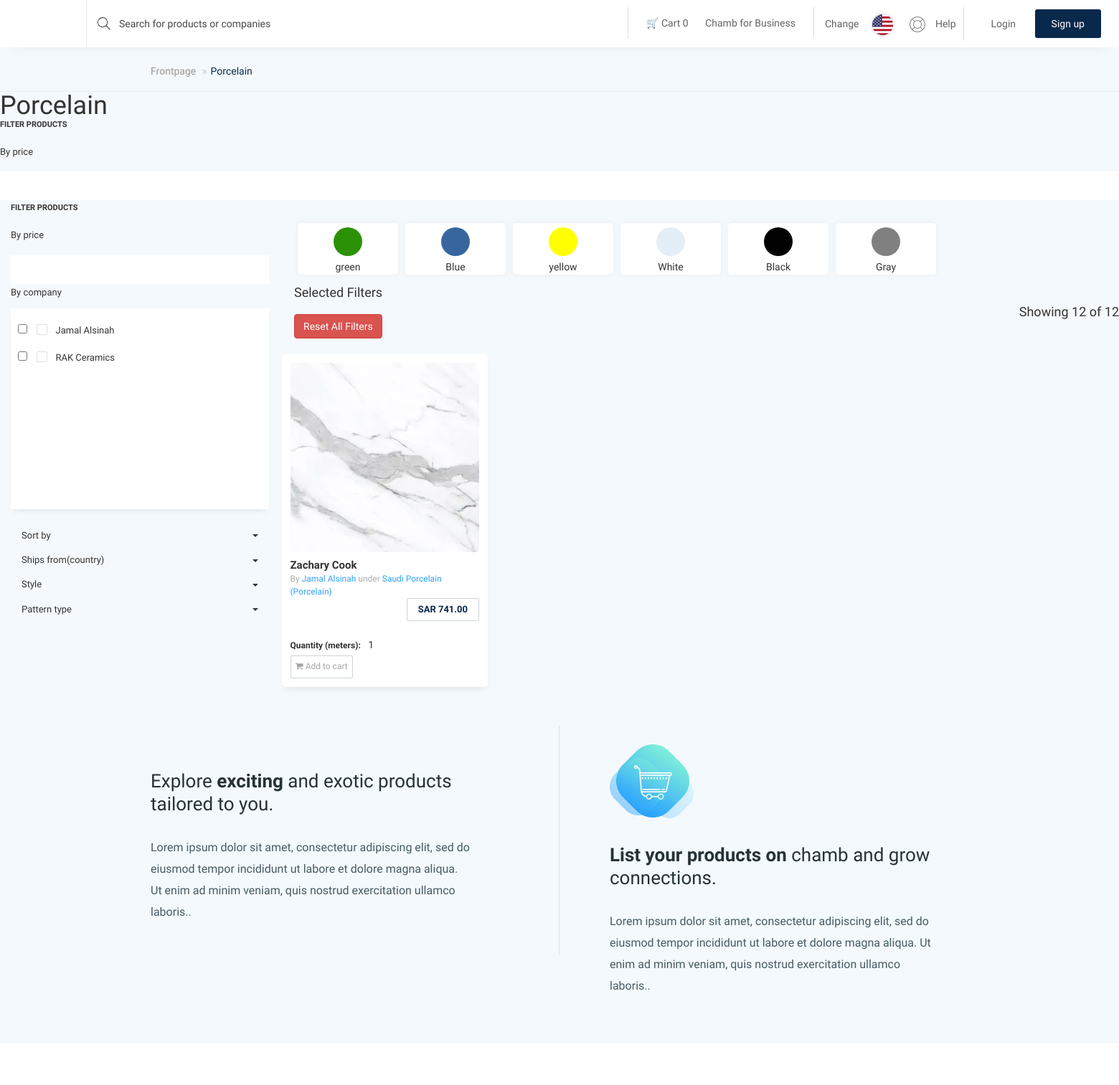
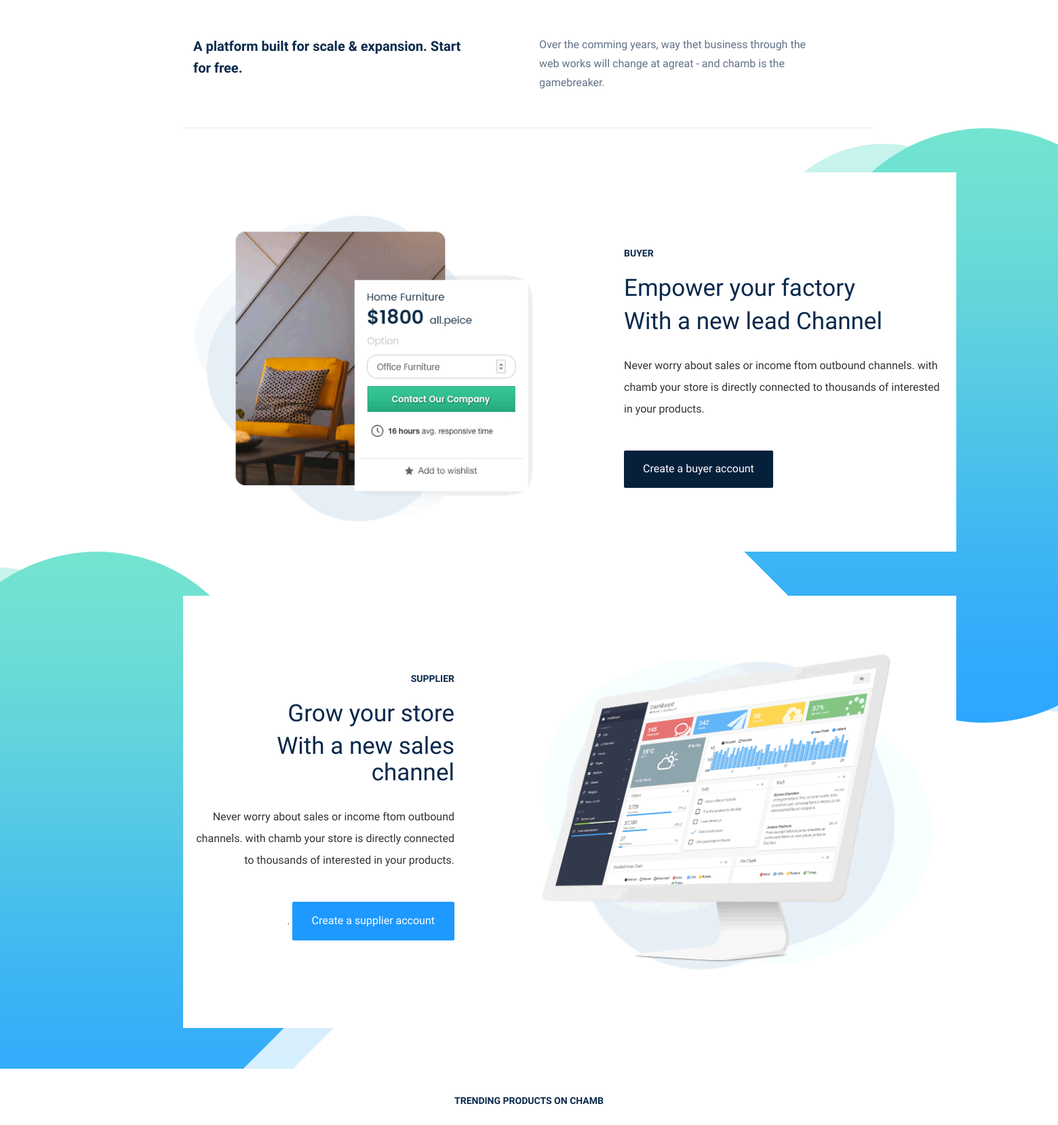
The app's page /category/porcelain/ (upper part) with its own data (2 pictures, top to bottom).
### app/models.py (models this page shows, shortened)
class Category(models.Model):
    name = models.CharField(max_length=100)
    image = models.ImageField(upload_to='categories/', blank=True, null=True)
    description = models.TextField(blank=True, null=True)
    slug = models.SlugField(max_length=100, unique=True, blank=True)
    created_at = models.DateTimeField(auto_now_add=True)
    status = models.BooleanField(default=True)
    def __str__(self):
        return self.name

class Factory(models.Model):
    name = models.CharField(max_length=100)
    image = models.ImageField(upload_to='factories/', blank=True, null=True)
    slug = models.SlugField(max_length=100, unique=True, blank=True)
    created_at = models.DateTimeField(auto_now_add=True)
    status = models.BooleanField(default=True)

class Color(models.Model):
    name = models.CharField(max_length=50)
    color_code = models.CharField(max_length=50)

class Product(models.Model):
    name = models.CharField(max_length=100)
    image = models.ImageField(upload_to='products/', blank=True, null=True, default='Decor_tiles_1.jpg')
    price = models.DecimalField(max_digits=10, decimal_places=2)
    discription = models.TextField(blank=True, null=True)
    type = models.ForeignKey(Type, on_delete=models.CASCADE, related_name='products')
    factory = models.ForeignKey(Factory, on_delete=models.SET_NULL, null=True)
    color = models.ForeignKey(Color, on_delete=models.SET_NULL, null=True)
    size = models.ForeignKey(Size, on_delete=models.SET_NULL, null=True)
    code = models.CharField(max_length=100, unique=True)
    texture = models.CharField(max_length=100)
    slug = models.SlugField(max_length=100, unique=True, blank=True)
    created_at = models.DateTimeField(auto_now_add=True)
    status = models.BooleanField(default=True)

class Type(models.Model):
    name = models.CharField(max_length=100)
    category = models.ForeignKey(Category, on_delete=models.CASCADE, related_name='types')
    description = models.TextField(blank=True, null=True)
    slug = models.SlugField(max_length=100, unique=True, blank=True)
    created_at = models.DateTimeField(auto_now_add=True)
    status = models.BooleanField(default=True)
    def __str__(self):
        return f"{self.name} ({self.category.name})"

### app/views.py (the view)
# urls.py: path("category/<str:slug>/", views.category, name="category"),
def category(request, slug):
    print(slug)
    categories = Category.objects.all()
    category = categories.get(slug=slug)
    types = Type.objects.filter(category=category)
    products = Product.objects.filter(type__in=types)
    colors = Color.objects.all()
    factorys = Factory.objects.all()
    context = {
        'categories': categories,
        'category': category,
        'subcategories': types,
        'products': products,
        'colors': colors,\
        'factorys': factorys
    }
    return render(request, 'app/category.html', context)

### cart/cart.py (called while the page is built)
def cart_total_quantity(request):
    return {
        "cart_total_quantity": request.session.get("cart_total_quantity", 0)
    }

### templates/app/category.html (shortened to what this page needs)
{% extends "base.html" %} {% load static %} {% block content %}
<div class="furniture-box">
  <div class="terms-title">
    <div class="container">
      <div class="row">
        <ol class="breadcrumb">
          <li><a href="#">Frontpage </a></li>
          <li class="active">{{ category }}</li>
        </ol>
      </div>
    </div>
  </div>
</div>
<div class="furniture-box main-cards-box">
  <div class="categories-container">
    <div class="row">
      <div class="furniture-main">
        <h1>{{ category }}</h1>
        <div class="furniture-left">
          <h3>Filter Products</h3>
          <div class="by-box">
            <h5>By price</h5>
            <p>
              <input type="text" id="amount" readonly style="" />
            </p>
          </div>
        </div>
        <div class="col-md-3 col-sm-4">
          <div class="furniture-left">
            <h3>Filter Products</h3>
            <div class="by-box">
              <h5>By price</h5>
              <p>
                <input type="text" id="amount" readonly style="" />
              </p>
            </div>
            <div class="by-com">
              <h5>By company</h5>
              <div class="list-b">
                <div id="boxscroll">
                  {% for factory in factorys %}
                  <div class="form-check">
                    <input
                      id="checkbox-{{ factory.id }}"
                      class="filled-in chk-col-blue factory-checkbox"
                      type="checkbox"
                      value="{{ factory.id }}"
                    />
                    <label for="checkbox-{{ factory.id }}"
                      >{{ factory.name }}</label
                    >
                  </div>
                  {% endfor %}
                </div>
              </div>
            </div>
            <div class="left-list-f">
              <div class="panel-group" id="accordion">
                <div class="panel panel-default">
                  <div class="panel-heading">
                    <h4
                      data-toggle="collapse"
                      data-parent="#accordion"
                      href="#collapse1"
                      class="panel-title expand"
                    >
                      <div class="right-arrow pull-right">
                        <span class="caret"></span>
                      </div>
                      <a href="#">Sort by</a>
                    </h4>
                  </div>
                </div>
                <div class="panel panel-default">
                  <div class="panel-heading">
                    <h4
                      data-toggle="collapse"
                      data-parent="#accordion"
                      href="#collapse2"
                      class="panel-title expand"
                    >
                      <div class="right-arrow pull-right">
                        <span class="caret"></span>
                      </div>
                      <a href="#">Ships from(country)</a>
                    </h4>
                  </div>
                </div>
                <div class="panel panel-default">
                  <div class="panel-heading">
                    <h4
                      data-toggle="collapse"
                      data-parent="#accordion"
                      href="#collapse3"
                      class="panel-title expand"
                    >
                      <div class="right-arrow pull-right">
                        <span class="caret"></span>
                      </div>
                      <a href="#">Style</a>
                    </h4>
                  </div>
                </div>
                <div class="panel panel-default">
                  <div class="panel-heading">
                    <h4
                      data-toggle="collapse"
                      data-parent="#accordion"
                      href="#collapse4"
                      class="panel-title expand"
                    >
                      <div class="right-arrow pull-right">
                        <span class="caret"></span>
                      </div>
                      <a href="#">Pattern type</a>
                    </h4>
                  </div>
                </div>
              </div>
            </div>
          </div>
        </div>
        <div class="col-md-9 col-sm-9">
          <div class="furniture-middle">
            <div class="colors-filter-row">
              {% for color in colors %}
              <button
                class="btn color-item"
                data-color-code="{{ color.color_code }}"
              >
                <div
                  class="color"
                  style="background-color: {{ color.color_code }};"
                ></div>
                <span>{{ color.name }}</span>
              </button>
              {% endfor %}
            </div>
            <div class="row top-filter-row">
              <div class="categories-top-filter-container">
                <div class="col first-col">
                  <div class="selected-filters">
                    <h4>Selected Filters</h4>
                    <div class="selected-filters-div" id="selected-filters-container">
                    </div>
                    <button id="reset-filters" class="btn btn-danger ">
                      Reset All Filters
                    </button>
                  </div>
                </div>
                <div class="col">
                  <h4>
                    <span>Showing</span> <span>12</span> <span>of</span>
                    <span>12</span>
                  </h4>
                </div>
              </div>
            </div>
            <div class="row cat-pd">
              {% for product in products %}
              <div class="col-md-3 col-sm-6 category-card-col">
                <div class="small-box-c">
                  <div class="small-img-b">
                    <a href="{% url 'product_detail' slug=product.slug %}">
                      {% if product.image %}
                      <img
                        src="{{ product.image.url }}"
                        alt="{{ product.name }}"
                      />
                      {% else %}
                      <img
                        src="{% static 'images/logo.png' %}"
                        alt="Placeholder image"
                      />
                      {% endif %}
                    </a>
                  </div>
                  <div class="dit-t clearfix">
                    <div class="left-ti">
                      <h4>{{ product.name }}</h4>
                      <p>
                        By <span>{{ product.factory.name }}</span> under
                        <span>{{ product.type }}</span>
                      </p>
                    </div>
                    <a href="#" tabindex="0"> SAR {{ product.price }}</a>
                  </div>
                  <div class="prod-btn">
                    <label
                      for="quantity"
                      style="font-size: 12px; margin-right: 5px"
                      >Quantity (meters):</label
                    >
                    <input
                      type="number"
                      id="quantity-{{ product.id }}"
                      name="quantity"
                      min="1"
                      step="1"
                      value="1"
                      style="width: 60px; margin-right: 8px"
                    />
                    <a
                      href="javascript:void(0);"
                      onclick="addToCart({{ product.id }})"
                      ><i class="fa fa-shopping-cart" aria-hidden="true"></i>
                      Add to cart</a
                    >
                  </div>
                </div>
              </div>
              {% endfor %}
            </div>
          </div>
        </div>
      </div>
    </div>
  </div>
</div>
{% endblock content %}

### records on screen
Category: name "Porcelain"
Factory: name "Jamal Alsinah"
Factory: name "RAK Ceramics"
Color: name "green"
Color: name "Blue"
Color: name "yellow"
Color: name "White"
Color: name "Black"
Color: name "Gray"
Product: image (picture), name "Zachary Cook", factory.name "Jamal Alsinah", type "Saudi Porcelain (Porcelain)", price "741.00"

### other values on screen
{{ request.session.cart_total_quantity|default:0 }} "0"
